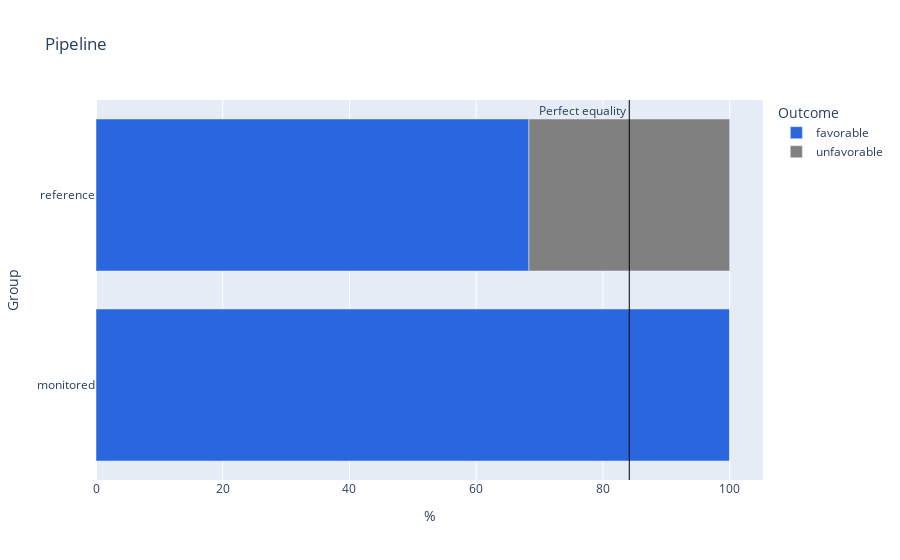
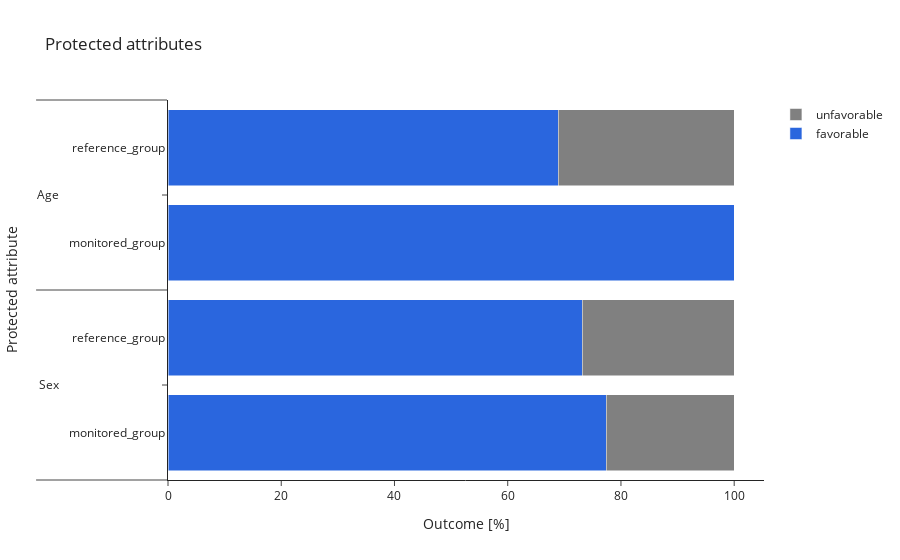

These figures' notebook cell, in order:
### Markdown cell above
You can analize favorable outcome distributions using `visualize` method from `utils` module.

### Code cell
from ibm_watsonx_ai.utils.autoai.fairness import visualize

visualize(run_details, pipeline_name)

### Figure 1 — Plotly figure (JSON) as saved in the notebook; plotly's stock layout.template omitted (floating-point values rounded to 4 significant figures)
{"data": [{"alignmentgroup": "True", "hovertemplate": "Outcome=favorable<br>%=%{x}<br>Group=%{y}<extra></extra>", "legendgroup": "favorable", "marker": {"color": "#2A66DE", "pattern": {"shape": ""}}, "name": "favorable", "offsetgroup": "favorable", "orientation": "h", "showlegend": true, "textposition": "auto", "type": "bar", "x": [100, 68.32], "xaxis": "x", "y": ["monitored", "reference"], "yaxis": "y"}, {"alignmentgroup": "True", "hovertemplate": "Outcome=unfavorable<br>%=%{x}<br>Group=%{y}<extra></extra>", "legendgroup": "unfavorable", "marker": {"color": "gray", "pattern": {"shape": ""}}, "name": "unfavorable", "offsetgroup": "unfavorable", "orientation": "h", "showlegend": true, "textposition": "auto", "type": "bar", "x": [0, 31.68], "xaxis": "x", "y": ["monitored", "reference"], "yaxis": "y"}], "layout": {"annotations": [{"showarrow": false, "text": "Perfect equality", "x": 84.16, "xanchor": "right", "xref": "x", "y": 1, "yanchor": "top", "yref": "y domain"}], "barmode": "relative", "legend": {"title": {"text": "Outcome"}, "tracegroupgap": 0}, "shapes": [{"line": {"color": "black", "width": 1}, "type": "line", "x0": 84.16, "x1": 84.16, "xref": "x", "y0": 0, "y1": 1, "yref": "y domain"}], "title": {"text": "Pipeline"}, "xaxis": {"anchor": "y", "domain": [0, 1], "title": {"text": "%"}}, "yaxis": {"anchor": "x", "domain": [0, 1], "title": {"text": "Group"}}}}

### Figure 2 — Plotly figure (JSON) as saved in the notebook; plotly's stock layout.template omitted (floating-point values rounded to 4 significant figures)
{"data": [{"marker": {"color": "#2A66DE"}, "name": "favorable", "orientation": "h", "type": "bar", "x": [77.37, 100, 73.14, 68.89], "y": [["Sex", "Age", "Sex", "Age"], ["monitored_group", "monitored_group", "reference_group", "reference_group"]]}, {"marker": {"color": "gray"}, "name": "unfavorable", "orientation": "h", "type": "bar", "x": [22.63, 0, 26.86, 31.11], "y": [["Sex", "Age", "Sex", "Age"], ["monitored_group", "monitored_group", "reference_group", "reference_group"]]}], "layout": {"barmode": "stack", "title": {"text": "Protected attributes"}, "xaxis": {"title": {"text": "Outcome [%]"}}, "yaxis": {"title": {"text": "Protected attribute"}}}}
